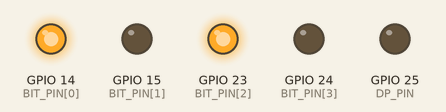
This program was run on a simulated Raspberry Pi (BCM pin numbers). On the bench: output pins drawn as LEDs (lit = HIGH). At 0.0 s the program stops and its outputs stay as they are.

Above: at 0.1 s.
Timing chart, 0 to 1.5 s (numbered marks = the images above):
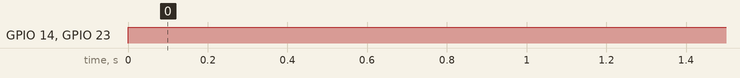

Measured:
- by itself, GPIO 14 (BIT_PIN[0]), GPIO 23 (BIT_PIN[2]): LOW → HIGH at 0.00 s

The program:

7seg_driver.py
```python
import wiringpi as pi

DISP_NUMBER = 5
DISP_DP = 0

BIT_PIN = [ 14, 15, 23, 24 ]
DP_PIN = 25

pi.wiringPiSetupGpio()
for pin in BIT_PIN:
    pi.pinMode( pin, pi.OUTPUT )
pi.pinMode( DP_PIN, pi.OUTPUT )

i = 0
while ( i < 4 ):
    pi.digitalWrite( BIT_PIN[i], DISP_NUMBER & ( 0x01 << i ) )
    i = i + 1

pi.digitalWrite( DP_PIN, DISP_DP )
```
